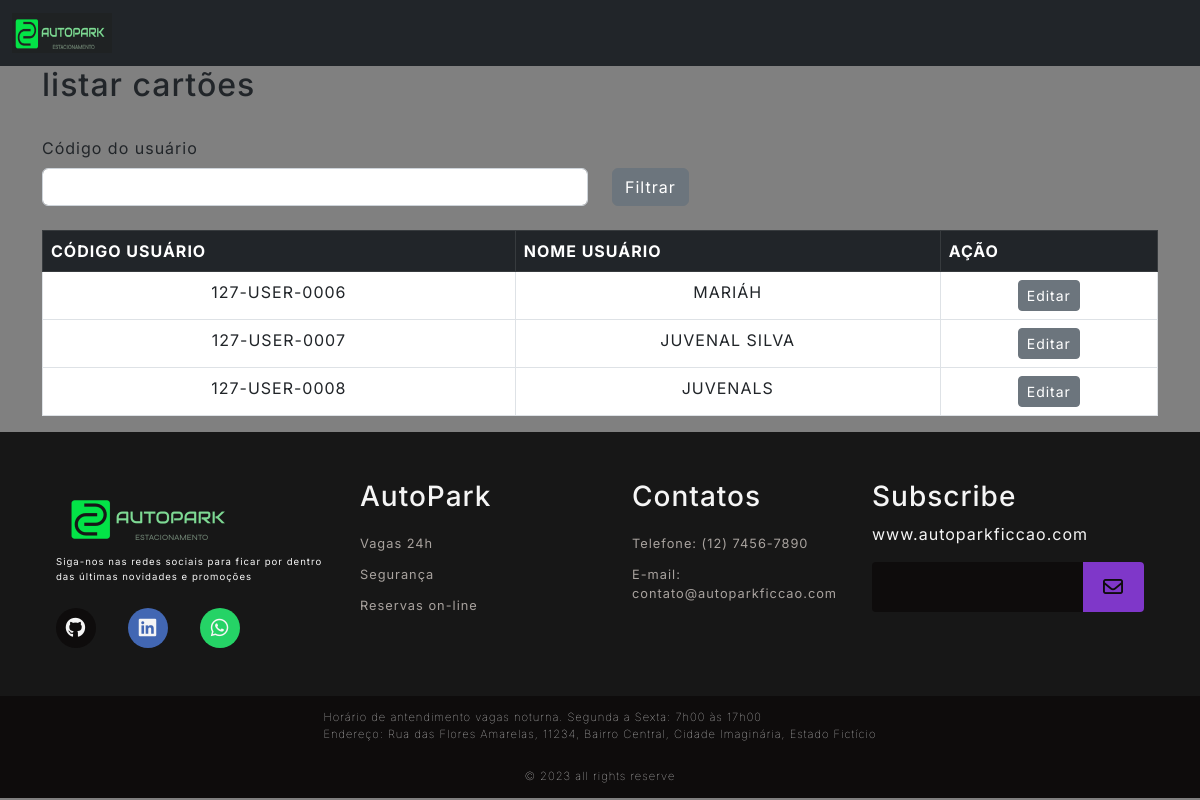
The app's page /cadCartao/ListCartao with its own data.
### Src/Model/BancoDados.py (models this page shows, shortened)
class Usuarios(UserMixin,db.Model):
  __tablename__= "Usuarios"
  id = db.Column(db.Integer, primary_key=True, autoincrement=True)
  cpf = db.Column(db.Integer, unique=True)
  codUser = db.Column(db.Integer, unique=True)
  nome = db.Column(db.String(150))
  endereco = db.Column(db.String(150))
  contato = db.Column(db.String(150))
  email = db.Column(db.String(150))
  senha = db.Column(db.String(150))
  status = db.Column(db.String(3))

### Src/View/CartoesRFID.py (the view)
@bp_cadCartoes.route('/ListCartao', methods=['GET'])
def ListCartao():
    usuarios = CartoesController.ListCartoes()
    return render_template('listaUsuariosSemcartao.html',usuarios=usuarios)

### Src/Controller/Cartoes.py (called while the page is built)
  def ListCartoes():
    usuarios_sem_cartao_rfid = db.session.query(Usuarios).outerjoin(CartaoRFID, Usuarios.id == CartaoRFID.id).\
        filter(CartaoRFID.idCard == None).all()
    return usuarios_sem_cartao_rfid

### Templates/listaUsuariosSemcartao.html (shortened to what this page needs)
{% extends 'base.html' %}
{% block conteudo %}
<h2>listar cartões</h2>
<br>
<div class="row">
  <label class="form-label" for="form3Example4">Código do usuário</label>
  <fieldset class="form-group col-md-6">
      <form action="{{url_for('router.cadCartao.FiltrarUser')}}" method="GET">
          <input type="text" class="form-control" name="codUser" >
  </fieldset>
  <fieldset class="form-group col-md-4">
      <button type="submit" class="btn btn-secondary">Filtrar</button>
  </fieldset>
</div>
<br>
<div class="bg-white ">
  <table class="table table-bordered table-hover">
    <thead class="table-dark">
      <tr>
        <th scope="col">CÓDIGO USUÁRIO</th>
        <th scope="col">NOME USUÁRIO</th>
        <th scope="col">AÇÃO</th>
      </tr>
    </thead>
    <tbody>
      {% for usuarios in usuarios %}
      <tr>
        <td style="text-align: center;" >{{usuarios.codUser}}</td>
        <td style="text-align: center;">{{ usuarios.nome }}</td>
        <td style="text-align: center;">
          <a href="/cadCartao/atualizarCartao/{{usuarios.codUser}}/{{usuarios.id}}" class="btn btn-secondary btn-sm">Editar</a>
        </td>
      </tr>
      {% endfor %}
    </tbody>
  </table>
</div>
{% endblock conteudo %}

### Public/style.css (style rules this page uses)
:root { --color-neutral-0: #0e0c0c; --color-neutral-10: #171717; --color-neutral-30: #a8a29e; --color-neutral-40: #f5f5f5; --color-neutral-50: #808080; }
* { font-family: 'Inter', sans-serif; margin: 0; padding: 0; box-sizing: border-box; letter-spacing: 1px; }
body { background: var(--color-neutral-50); }

### records on screen
Usuarios: codUser "127-USER-0006", nome "MARIÁH"
Usuarios: codUser "127-USER-0007", nome "JUVENAL SILVA"
Usuarios: codUser "127-USER-0008", nome "JUVENALS"
